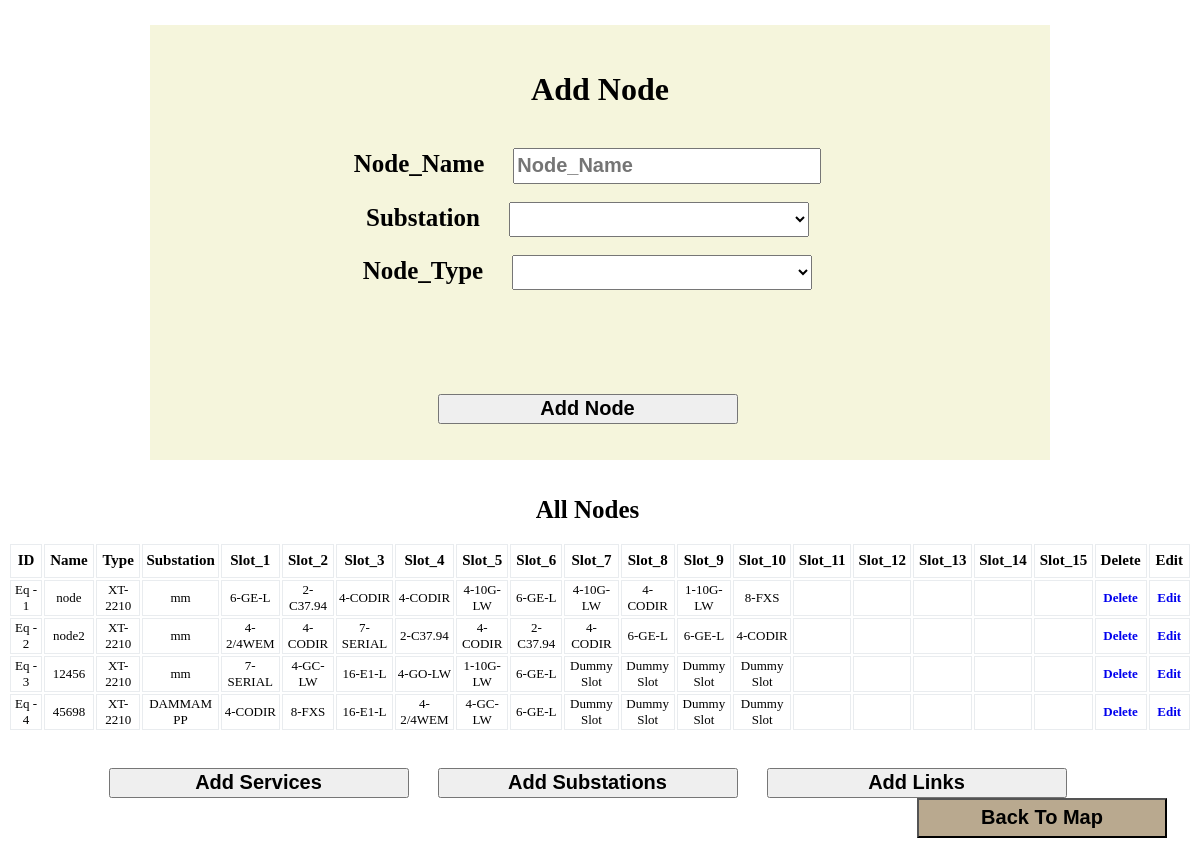
Screenshot of /MoreInfo.php with the database file from the repository.
### tables this page shows
CREATE TABLE `equipment` (
  `Equipment_Id` int(11) NOT NULL,
  `Equipment_Name` varchar(255) NOT NULL,
  `Equipment_type` varchar(255) NOT NULL,
  `Substation_ID` int(11) NOT NULL,
  `Slot_1` varchar(255) DEFAULT NULL,
  `Slot_2` varchar(255) DEFAULT NULL,
  `Slot_3` varchar(255) DEFAULT NULL,
  `Slot_4` varchar(255) DEFAULT NULL,
  `Slot_5` varchar(255) DEFAULT NULL,
  `Slot_6` varchar(255) DEFAULT NULL,
  `Slot_7` varchar(255) DEFAULT NULL,
  `Slot_8` varchar(255) DEFAULT NULL,
  `Slot_9` varchar(255) DEFAULT NULL,
  `Slot_10` varchar(255) DEFAULT NULL,
  `Slot_11` varchar(255) DEFAULT NULL,
  `Slot_12` varchar(255) DEFAULT NULL,
  `Slot_13` varchar(255) DEFAULT NULL,
  `Slot_14` varchar(255) DEFAULT NULL,
  `Slot_15` varchar(255) DEFAULT NULL
);

CREATE TABLE `marker` (
  `Marker_Id` int(11) NOT NULL,
  `Marker_Name` varchar(255) NOT NULL,
  `Latitude` float NOT NULL,
  `Longitude` float NOT NULL,
  `Installation_Date` date DEFAULT NULL,
  `Comissioning_Date` date DEFAULT NULL
);

### MoreInfo.php (the view, shortened to what this page needs)
<!DOCTYPE html>
<head>
</head>
<body>
    <center>
    <form method="post">
    <div>
    <h1>Add Node</h1>
    <br>
    <label>Node_Name</label>
    <input  type="text" placeholder="Node_Name"name="Node_Name"required><br><br>
        <label>Substation</label>
    <select name="Substation_Name"style="width:300px;height: 35px;font-size: 20px;color:black;font-weight: bold;margin-right:25px;" required>
                <option></option>
                <?PHP
                      $host = 'sql309.infinityfree.com';
      $user='if0_35028557';
      $passpass='KwI7f3dRthY';
      $databasename = 'if0_35028557_map';
           $Database = mysqli_connect($host,$user,$passpass,$databasename);
                $query5 ="SELECT * FROM marker";
                $result5 = mysqli_query($Database,$query5);
                while ($data5 = mysqli_fetch_assoc($result5)) {
                  echo '<option  value="'.$data5['Marker_Id'].'">'.$data5['Marker_Name'].'</option>';}?>
    </select>
    <br><br>
    <label>Node_Type</label>
    <select  name="Equipment_Type"  style="width:300px;height: 35px;font-size: 20px;color:black;font-weight: bold;margin-right:25px;"required onchange="showNextDropLists(this.value)">
    <option></option>
    <option value="XT-2210">XT-2210</option>
    </select>
    <br><br>
    <div id="next-drop-lists">
    </div>
    <br><br>
    <input type="submit"name="Add_Equipment"value="Add Node">
    <br><br><br>
    </div>
    <br>
    <br>
    <label>All Nodes</label>
<br>
<br>
    <table style="font-size: 1.1rem">
    <tr>
        <th style="border: 1px solid #e9ecef">ID</th>
        <th style="border: 1px solid #e9ecef">Name</th>
        <th style="border: 1px solid #e9ecef">Type</th>
        <th style="border: 1px solid #e9ecef">Substation</th>
        <th style="border: 1px solid #e9ecef">Slot_1</th>
        <th style="border: 1px solid #e9ecef">Slot_2</th>
        <th style="border: 1px solid #e9ecef">Slot_3</th>
        <th style="border: 1px solid #e9ecef">Slot_4</th>
        <th style="border: 1px solid #e9ecef">Slot_5</th>
        <th style="border: 1px solid #e9ecef">Slot_6</th>
        <th style="border: 1px solid #e9ecef">Slot_7</th>
        <th style="border: 1px solid #e9ecef">Slot_8</th>
        <th style="border: 1px solid #e9ecef">Slot_9</th>
        <th style="border: 1px solid #e9ecef">Slot_10</th>
        <th style="border: 1px solid #e9ecef">Slot_11</th>
        <th style="border: 1px solid #e9ecef">Slot_12</th>
        <th style="border: 1px solid #e9ecef">Slot_13</th>
        <th style="border: 1px solid #e9ecef">Slot_14</th>
        <th style="border: 1px solid #e9ecef">Slot_15</th>
        <th style="border: 1px solid #e9ecef">Delete</th>
        <th style="border: 1px solid #e9ecef">Edit</th>
    </tr>
    <?php
     $n=$_GET['Marker_Name'];
     $lat=$_GET['lat'];
     $lng=$_GET['lng'];
     $host = 'sql309.infinityfree.com';
     $user='if0_35028557';
     $passpass='KwI7f3dRthY';
     $databasename = 'if0_35028557_map';
     $Database = mysqli_connect($host,$user,$passpass,$databasename);
     $select = "select * from equipment";
     $query_select = mysqli_query($Database,$select);
     while($row = mysqli_fetch_array($query_select)){
              $Marker_Id = $row['Substation_ID'];
                        $select2 = "select Marker_Name from marker where Marker_Id = '$Marker_Id' ";
     $query_select2 = mysqli_query($Database,$select2);
     $row2 = mysqli_fetch_array($query_select2);
    ?>
    <tr>
        <td style="border: 1px solid #e9ecef">Eq - <?php echo $row["Equipment_Id"]?></td>
        <td style="border: 1px solid #e9ecef"><?php echo $row["Equipment_Name"]?></td>
        <td style="border: 1px solid #e9ecef"><?php echo $row["Equipment_type"]?></td>
        <td style="border: 1px solid #e9ecef"><?php echo $row2["Marker_Name"]?></td>
        <td style="border: 1px solid #e9ecef"><?php echo $row["Slot_1"]?></td>
        <td style="border: 1px solid #e9ecef"><?php echo $row["Slot_2"]?></td>
        <td style="border: 1px solid #e9ecef"><?php echo $row["Slot_3"]?></td>
        <td style="border: 1px solid #e9ecef"><?php echo $row["Slot_4"]?></td>
        <td style="border: 1px solid #e9ecef"><?php echo $row["Slot_5"]?></td>
        <td style="border: 1px solid #e9ecef"><?php echo $row["Slot_6"]?></td>
        <td style="border: 1px solid #e9ecef"><?php echo $row["Slot_7"]?></td>
        <td style="border: 1px solid #e9ecef"><?php echo $row["Slot_8"]?></td>
        <td style="border: 1px solid #e9ecef"><?php echo $row["Slot_9"]?></td>
        <td style="border: 1px solid #e9ecef"><?php echo $row["Slot_10"]?></td>
        <td style="border: 1px solid #e9ecef"><?php echo $row["Slot_11"]?></td>
        <td style="border: 1px solid #e9ecef"><?php echo $row["Slot_12"]?></td>
        <td style="border: 1px solid #e9ecef"><?php echo $row["Slot_13"]?></td>
        <td style="border: 1px solid #e9ecef"><?php echo $row["Slot_14"]?></td>
        <td style="border: 1px solid #e9ecef"><?php echo $row["Slot_15"]?></td>
        <td style="border: 1px solid #e9ecef"><center> <a style="font-weight:bold;text-decoration:none" name="Edit"href="Delete_Equipment.php?Marker_Name=<?php echo $n?>&ID=<?php echo $row["Equipment_Id"]?>&lat=<?php echo $lat?>&lng=<?php echo $lng?>">Delete</center></td>
        <td style="border: 1px solid #e9ecef"><center> <a style="font-weight:bold;text-decoration:none" name="Edit"href="Edit_Equipment.php?Marker_Name=<?php echo $n?>&ID=<?php echo $row["Equipment_Id"]?>&lat=<?php echo $lat?>&lng=<?php echo $lng?>">Edit</center></td>
    </tr>
    <?php
}
?>
    </table>
    <br><br>
    </form>
    <form method="post">
    <input type="submit"name="Add_Serivces"value="Add Services">
    <input type="submit"name="Add_Markers"value="Add Substations">
    <input type="submit"name="Add_Pathes"value="Add Links">
            <input type="submit" name="Back" value="Back To Map"style="
        font-size: 20px;
        color: black;
        font-weight: bold;
        width: 250px;
        height: 40px;
        margin-bottom:70px;
        cursor:pointer;
        float:right;
        background-color:rgb(185, 169, 143)">
    </form>
    </center>
</body>
</html>

### MoreInfo.php (style rules this page uses)
input { font-size: 20px; color:black; font-weight: bold; margin-right:25px; width:300px; height: 30px; }
label { margin-right: 25px; font-size: 25px; color:black; font-weight: bold; }
div { background-color: beige; width: 900px; margin-top: 25px; padding-top: 25px; }
td { width:95px; height:30px; text-align: center; font-size: 13px; }
th { width:95px; height:30px; text-align: center; font-size: 15px; font-weight: bold; }

### rows the page displays
equipment: Equipment_Id "1", Equipment_Name "node", Equipment_type "XT-2210", Substation_ID.Marker_Name "mm", Slot_1 "6-GE-L", Slot_2 "2-C37.94", Slot_3 "4-CODIR", Slot_4 "4-CODIR", Slot_5 "4-10G-LW", Slot_6 "6-GE-L", Slot_7 "4-10G-LW", Slot_8 "4-CODIR", Slot_9 "1-10G-LW", Slot_10 "8-FXS"
equipment: Equipment_Id "2", Equipment_Name "node2", Equipment_type "XT-2210", Substation_ID.Marker_Name "mm", Slot_1 "4-2/4WEM", Slot_2 "4-CODIR", Slot_3 "7-SERIAL", Slot_4 "2-C37.94", Slot_5 "4-CODIR", Slot_6 "2-C37.94", Slot_7 "4-CODIR", Slot_8 "6-GE-L", Slot_9 "6-GE-L", Slot_10 "4-CODIR"
equipment: Equipment_Id "3", Equipment_Name "12456", Equipment_type "XT-2210", Substation_ID.Marker_Name "mm", Slot_1 "7-SERIAL", Slot_2 "4-GC-LW", Slot_3 "16-E1-L", Slot_4 "4-GO-LW", Slot_5 "1-10G-LW", Slot_6 "6-GE-L", Slot_7 "Dummy Slot", Slot_8 "Dummy Slot", Slot_9 "Dummy Slot", Slot_10 "Dummy Slot"
equipment: Equipment_Id "4", Equipment_Name "45698", Equipment_type "XT-2210", Substation_ID.Marker_Name "DAMMAM PP", Slot_1 "4-CODIR", Slot_2 "8-FXS", Slot_3 "16-E1-L", Slot_4 "4-2/4WEM", Slot_5 "4-GC-LW", Slot_6 "6-GE-L", Slot_7 "Dummy Slot", Slot_8 "Dummy Slot", Slot_9 "Dummy Slot", Slot_10 "Dummy Slot"
